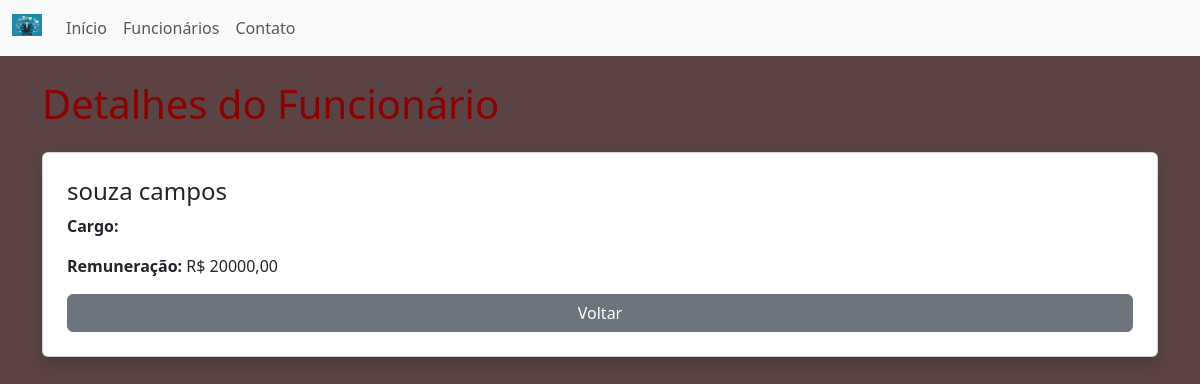
/website/funcionarios/26/, run on the app's committed database.
### funcionarios/models.py (models this page shows, shortened)
class Funcionarios(models.Model):
    nome = models.CharField(
        max_length=255,
        null = False,
        blank = False
    )
    sobrenome = models.CharField(
        max_length=255,
        null = False,
        blank = False
    )
    cpf = models.CharField(
        max_length=14,
        null = False,
        blank = False
    )
    tempo_de_servico = models.IntegerField(
        default=0,
        null=False,
        blank=False
    )
    remuneracao = models.DecimalField(
        max_digits=8,
        decimal_places=2,
        null=False,
        blank=False
    )
    objects = models.Manager()

### website/views.py (the view)
# urls.py: path('funcionarios/<int:id>/', views.detalhes_funcionario, name='detalhes'),
def detalhes_funcionario(request, id):
    funcionarios = get_object_or_404(Funcionarios, pk=id)
    contexto = {
        "funcionario": funcionarios,
        "autor": settings.AUTOR_SISTEMA}
    return render(request, 'website/detalhesFuncionario.html', contexto)

### website/templates/website/detalhesFuncionario.html (shortened to what this page needs)
{% extends 'website/base.html' %}
{% block content %}
<h1 class="mb-4">Detalhes do Funcionário</h1>
<div class="card shadow p-4">
    <h4>{{ funcionario.nome }} {{ funcionario.sobrenome }}</h4>
    <p><strong>Cargo:</strong> {{ funcionario.cargo }}</p>
    <p><strong>Remuneração:</strong> R$ {{ funcionario.remuneracao }}</p>
    <a href="{% url 'website:listar' %}" class="btn btn-secondary">Voltar</a>
</div>
{% endblock %}

### website/static/website/css/style.css (style rules this page uses)
body { background-color: rgb(91, 67, 67); }
h1 { color: darkred; }

### data on the page
Funcionarios: nome "souza", sobrenome "campos", remuneracao "20000,00"
